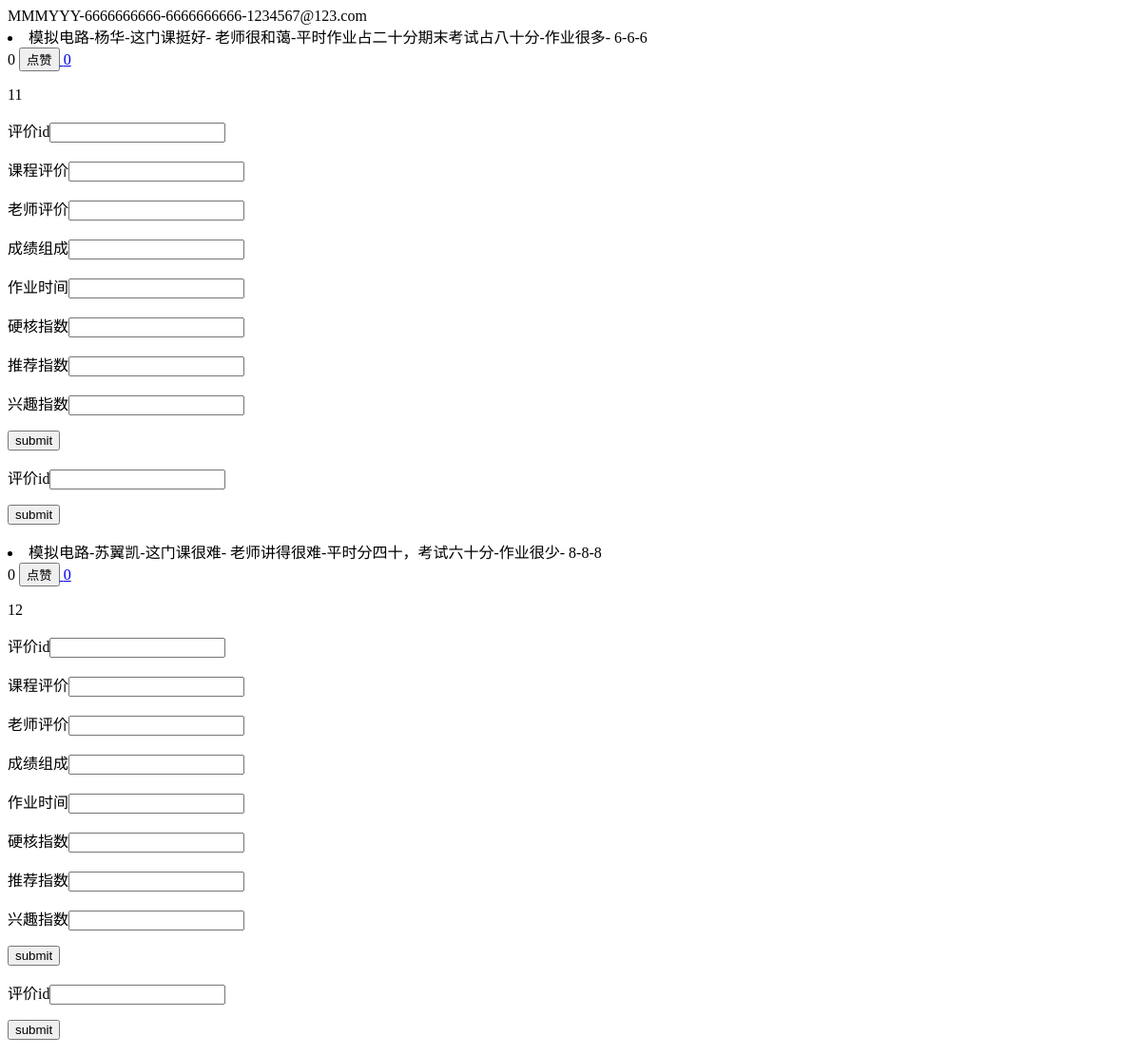
/my_account/ (signed in), run on an earlier commit of the app's database.
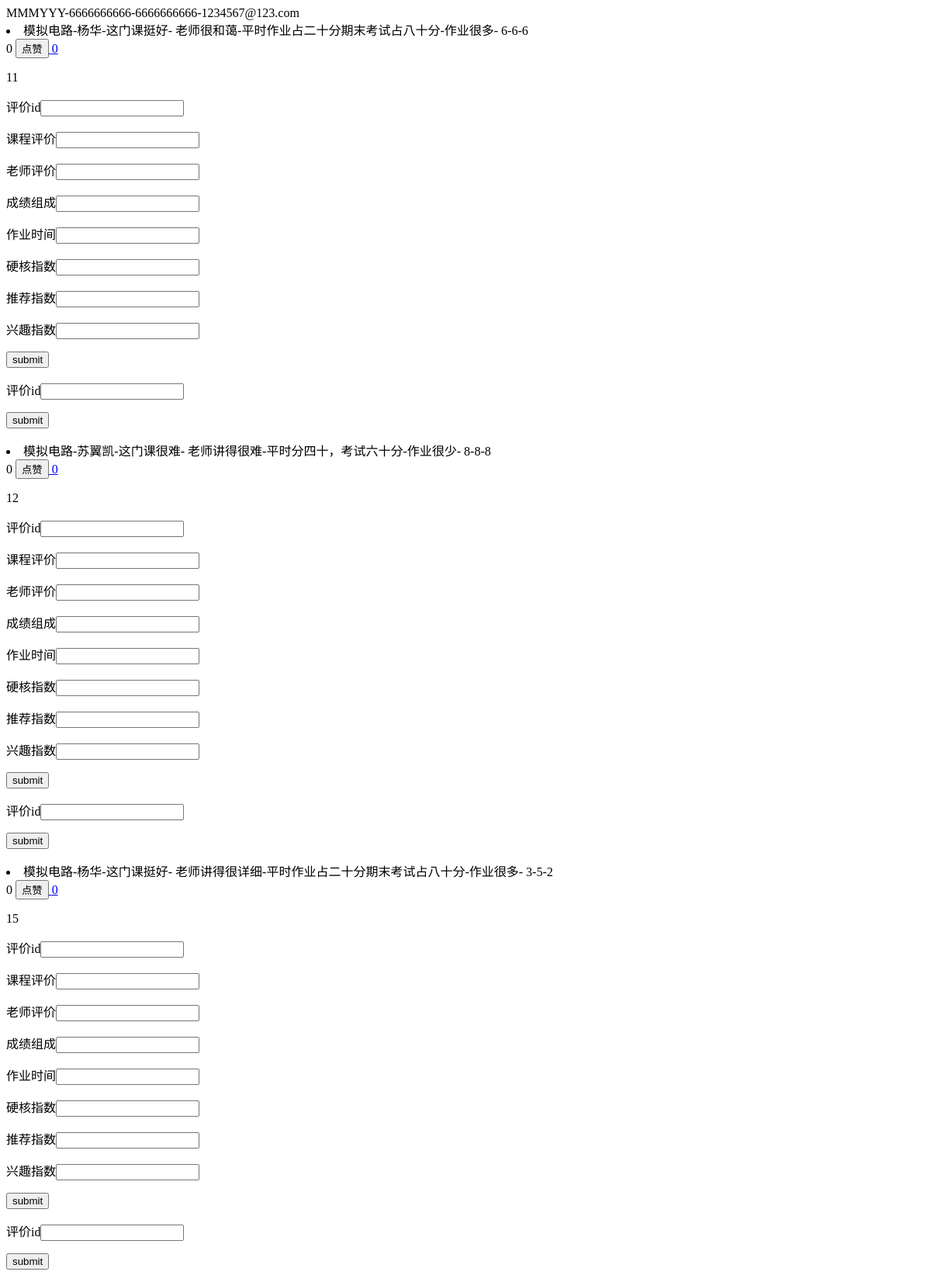
And on a later commit of the database.
### course_search_judgement/models.py (models this page shows)
class judgement_system(models.Model):
    name = models.ForeignKey(normal_user, on_delete=models.CASCADE)
    course = models.ForeignKey(course, on_delete=models.CASCADE)
    create_date = models.DateTimeField(default=datetime.datetime.now())
    recommend_mark = models.DecimalField(max_digits=2, decimal_places=0)  # 推荐程度
    hard_core_mark = models.DecimalField(max_digits=2, decimal_places=0)  # 硬核程度
    mark_of_interest = models.DecimalField(max_digits=2, decimal_places=0)  # 无聊程度
    time_for_homework = models.CharField(max_length=100, null=False)  # 平时作业及用时
    the_constitution_of_grade = models.CharField(max_length=50, null=False)  # 综合分数组成
    comment_of_the_course = models.CharField(max_length=300, null=False)  # 课程体验及评价
    comment_of_the_teacher = models.CharField(max_length=300, null=False)  # 教师评价
    number_of_thumb_up = models.DecimalField(max_digits=3, decimal_places=0, default=0)  # 点赞的数目

class course(models.Model):
    name = models.CharField(max_length=20, null=False)
    teacher = models.CharField(max_length=10, null=False)
    credit = models.DecimalField(max_digits=10, decimal_places=1)
    type = models.CharField(max_length=20)

### my_account/views.py (the view)
# urls.py: path('', views.my_account, name='my_account'),
def my_account(request):
    user = request.user
    user_ = normal_user.objects.filter(user=user)
    user_id = user_[0].id
    judges = judgement_system.objects.filter(name_id=user_id)
    normal_user_ = normal_user.objects.filter(id=user_id)
    judges.student_number = normal_user_[0].student_number
    judges.phone = normal_user_[0].phone
    auth_ = User.objects.filter(id=normal_user_[0].user_id)
    judges.email = auth_[0].email
    judges.username = auth_[0].username
    for judge in judges:
        my_course = course.objects.filter(id=judge.course_id)
        judge.course_name = my_course[0].name
        judge.course_teacher = my_course[0].teacher
    for judge in judges:
        thumb_ = thumb_up.objects.filter(user_id_id=user_id, judgement_id_id=judge.id)
        if thumb_:
            judge.tb = 1
        else:
            judge.tb = 0
    return render(request, 'my_account.html', {'my_account': judges})

### templates/my_account.html (shortened to what this page needs)
<!DOCTYPE html>
<html lang="en">
<head>
</head>
<body>
{{ my_account.username }}-{{ my_account.student_number }}-{{ my_account.phone }}-{{ my_account.email }}
{% for judge in my_account %}
    <li>{{ judge.course_name }}-{{ judge.course_teacher }}-{{ judge.comment_of_the_course}}-
        {{ judge.comment_of_the_teacher }}-{{ judge.the_constitution_of_grade }}-{{ judge.time_for_homework }}-
        {{ judge.hard_core_mark }}-{{ judge.recommend_mark }}-{{ judge.mark_of_interest }}</li>
        {{ judge.number_of_thumb_up }}
    <a href="{% url 'my_account:thumb'  p2=judge.id %}">
    <button>点赞</button>
    {{ judge.tb }}
    </a>
    <p>{{ judge.id }}</p>
    <form action="/my_account/modify_judgement/" method="post">
    <p>评价id<input type="text" name="id"></p>
    <p>课程评价<input type="text" name="comment_of_the_course"></p>
    <p>老师评价<input type="text" name="comment_of_the_teacher"></p>
    <p>成绩组成<input type="text" name="the_constitution_of_grade "></p>
    <p>作业时间<input type="text" name="time_for_homework"></p>
    <p>硬核指数<input type="text" name="hard_core_mark"></p>
    <p>推荐指数<input type="text" name="recommend_mark"></p>
    <p>兴趣指数<input type="text" name="mark_of_interest"></p>
    <p><input type="submit" value="submit"></p> </form>
    <form action="/my_account/delete_judgement/" method="post">
    <p>评价id<input type="text" name="id"></p>
    <p><input type="submit" value="submit"></p> </form>
{% endfor %}
</body>
</html>

What changed in the data, as far as the page shows it:
added judgement_system: course_name "模拟电路", course_teacher "杨华", comment_of_the_course "这门课挺好", comment_of_the_teacher "老师讲得很详细", the_constitution_of_grade "平时作业占二十分期末考试占八十分", time_for_homework "作业很多", hard_core_mark "3", recommend_mark "5", mark_of_interest "2", number_of_thumb_up "0", tb "0", id "15"
